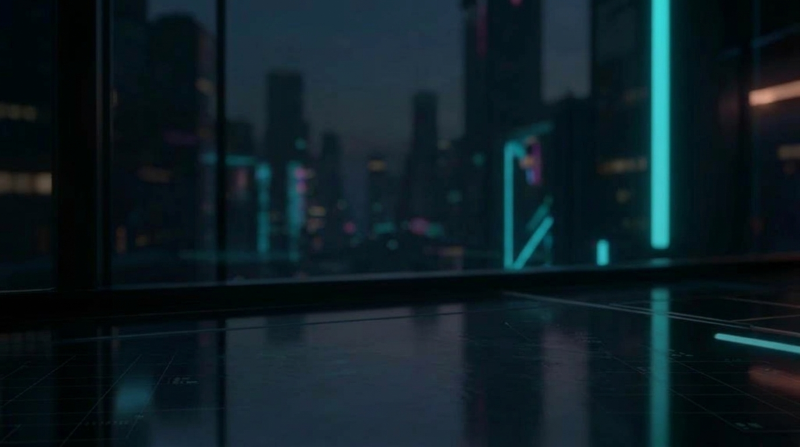
#> input picture bg.bmp, 800 x 447 px
$ python make_walls.py bg.bmp
#> lines starting #> are read from the running program, lines starting #| are printed output that depends on the picture
#!/usr/bin/env python3
"""Nexora OS wallpaper packer.
Usage:  python3 make_walls.py img1.png img2.jpg ...   (up to 8 images, order = order in Settings)
Creates walls.bin  (appended to os.img at sector 4096 by the Makefile).
Layout (512-byte sectors, relative to walls.bin start):
   0          header: 'NXWP', count
   1 + i*64   thumbnail i   (128x72 RGB, 64 sectors)
   513 + i*2112  wallpaper i (800x450 RGB, 2112 sectors)  -> kernel scales it to the screen
"""
import sys, struct
from PIL import Image
FW, FH, TW, TH = 800, 450, 128, 72
def cover(im, w, h):
    im = im.convert('RGB'); sw, sh = im.size
    s = max(w / sw, h / sh); nw, nh = int(round(sw * s)), int(round(sh * s))
    im = im.resize((nw, nh), Image.LANCZOS)
    l, t = (nw - w) // 2, (nh - h) // 2
    return im.crop((l, t, l + w, t + h))
paths = sys.argv[1:9]
if not paths: sys.exit(__doc__)
out = bytearray(512 * (1 + 8 * 64 + 8 * 2112))
out[0:4] = b'NXWP'; out[4:8] = struct.pack('<I', len(paths))
for i, p in enumerate(paths):
    im = Image.open(p)
#> im is the input picture: PIL image 800x447 RGB; mean R, G, B 14.3, 29.8, 36.7
    th = cover(im, TW, TH).tobytes(); fu = cover(im, FW, FH).tobytes()
#> in cover, `return im.crop((l, t, l + w, t + h))`:
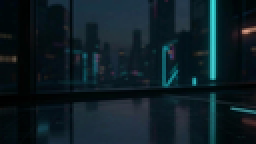
#> returned value: PIL image 128x72 RGB (shown 2 times larger); mean R, G, B 14.2, 29.9, 36.8
    o = 512 * (1 + i * 64);            out[o:o + len(th)] = th
    o = 512 * (1 + 8 * 64 + i * 2112); out[o:o + len(fu)] = fu
open('walls.bin', 'wb').write(out[:512 * (1 + 8 * 64 + (len(paths) - 1) * 2112 + 2112)] if True else out)
print('walls.bin written:', len(paths), 'wallpapers')
